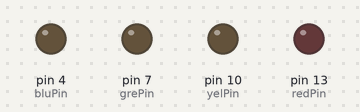
Bench run of a sketch on a simulated Arduino Uno, built with avr-gcc and run on an emulated ATmega328P. On the bench: output pins drawn as LEDs (lit = HIGH).

Above: at 0.5 s.
At 2.5 s:
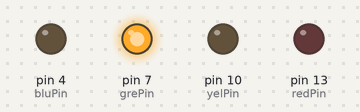
At 4.5 s:
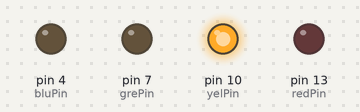
At 9.5 s:
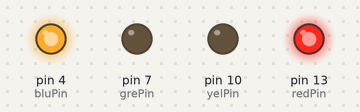
At 14.5 s:
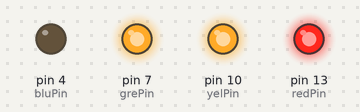
At 19.5 s:
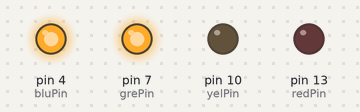
Timing chart, 0 to 20.8 s (numbered marks = the images above):
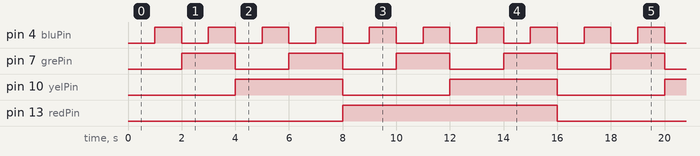

Measured:
- by itself, pin 4 (bluPin): alternates HIGH for 1.0 s and LOW for 1.0 s
- by itself, pin 7 (grePin): alternates HIGH for 2.0 s and LOW for 2.0 s
- by itself, pin 10 (yelPin): alternates HIGH for 4.0 s and LOW for 4.0 s
- by itself, pin 13 (redPin): alternates HIGH for 8.0 s and LOW for 8.0 s

The sketch:

05-Binary-Numbers.ino
```cpp
/*

Homework 05 — Binary Counter using LEDS

Using 4 leds, use binary to count up to 15 in sequence.

*/


int redPin = 13; //2^3
int yelPin = 10; //2^2
int grePin = 7; //2^1
int bluPin = 4; //2^0


int delayTime = 1000;

void setup() {
  pinMode(redPin,OUTPUT);
  pinMode(yelPin,OUTPUT);
  pinMode(grePin,OUTPUT);
  pinMode(bluPin,OUTPUT);
}

void loop() {
  //0
  digitalWrite(redPin, LOW);
  digitalWrite(yelPin, LOW);
  digitalWrite(grePin, LOW);
  digitalWrite(bluPin, LOW);

  delay(delayTime);

  //1
  digitalWrite(redPin, LOW);
  digitalWrite(yelPin, LOW);
  digitalWrite(grePin, LOW);
  digitalWrite(bluPin, HIGH);

  delay(delayTime);

  //2
  digitalWrite(redPin, LOW);
  digitalWrite(yelPin, LOW);
  digitalWrite(grePin, HIGH);
  digitalWrite(bluPin, LOW);

  delay(delayTime);

  //3
  digitalWrite(redPin, LOW);
  digitalWrite(yelPin, LOW);
  digitalWrite(grePin, HIGH);
  digitalWrite(bluPin, HIGH);

  delay(delayTime);

  //4
  digitalWrite(redPin, LOW);
  digitalWrite(yelPin, HIGH);
  digitalWrite(grePin, LOW);
  digitalWrite(bluPin, LOW);

  delay(delayTime);

  //5
  digitalWrite(redPin, LOW);
  digitalWrite(yelPin, HIGH);
  digitalWrite(grePin, LOW);
  digitalWrite(bluPin, HIGH);

  delay(delayTime);

  //6
  digitalWrite(redPin, LOW);
  digitalWrite(yelPin, HIGH);
  digitalWrite(grePin, HIGH);
  digitalWrite(bluPin, LOW);

  delay(delayTime);

  //7
  digitalWrite(redPin, LOW);
  digitalWrite(yelPin, HIGH);
  digitalWrite(grePin, HIGH);
  digitalWrite(bluPin, HIGH);

  delay(delayTime);

  //8
  digitalWrite(redPin, HIGH);
  digitalWrite(yelPin, LOW);
  digitalWrite(grePin, LOW);
  digitalWrite(bluPin, LOW);

  delay(delayTime);

  //9
  digitalWrite(redPin, HIGH);
  digitalWrite(yelPin, LOW);
  digitalWrite(grePin, LOW);
  digitalWrite(bluPin, HIGH);

  delay(delayTime);

  //10
  digitalWrite(redPin, HIGH);
  digitalWrite(yelPin, LOW);
  digitalWrite(grePin, HIGH);
  digitalWrite(bluPin, LOW);

  delay(delayTime);

  //11
  digitalWrite(redPin, HIGH);
  digitalWrite(yelPin, LOW);
  digitalWrite(grePin, HIGH);
  digitalWrite(bluPin, HIGH);

  delay(delayTime);

  //12
  digitalWrite(redPin, HIGH);
  digitalWrite(yelPin, HIGH);
  digitalWrite(grePin, LOW);
  digitalWrite(bluPin, LOW);

  delay(delayTime);

  //13
  digitalWrite(redPin, HIGH);
  digitalWrite(yelPin, HIGH);
  digitalWrite(grePin, LOW);
  digitalWrite(bluPin, HIGH);

  delay(delayTime);

  //14
  digitalWrite(redPin, HIGH);
  digitalWrite(yelPin, HIGH);
  digitalWrite(grePin, HIGH);
  digitalWrite(bluPin, LOW);

  delay(delayTime);

  //15
  digitalWrite(redPin, HIGH);
  digitalWrite(yelPin, HIGH);
  digitalWrite(grePin, HIGH);
  digitalWrite(bluPin, HIGH);

  delay(delayTime);
}
```
